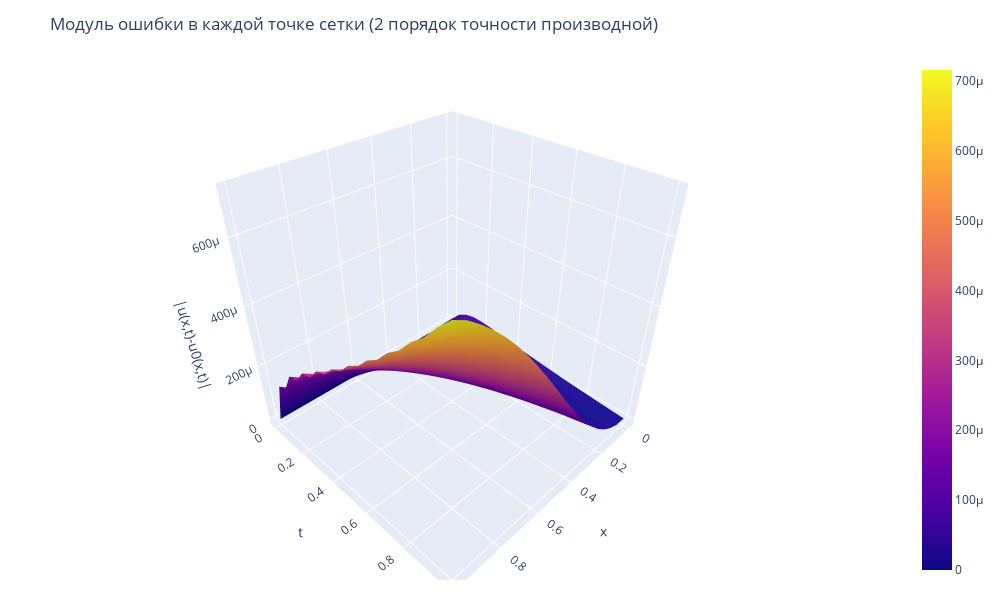

The code cell stored with this chart in its notebook:
### Code cell
error_graph(order=2)

### Figure 1 — Plotly figure (JSON) as saved in the notebook; plotly's stock layout.template omitted (floating-point values rounded to 4 significant figures; data arrays with more than 128 entries replaced by an {"elided": "..."} marker saying what was removed)
{"data": [{"type": "surface", "x": {"elided": "21x21 float values"}, "y": {"elided": "21x21 float values"}, "z": {"elided": "21x21 float values"}}], "layout": {"height": 600, "margin": {"b": 20, "l": 10, "r": 10, "t": 60}, "scene": {"xaxis": {"title": {"text": "x"}}, "yaxis": {"title": {"text": "t"}}, "zaxis": {"title": {"text": "|u(x,t)-u0(x,t)|"}}}, "title": {"text": "Модуль ошибки в каждой точке сетки (2 порядок точности производной)"}, "width": 1000}}
